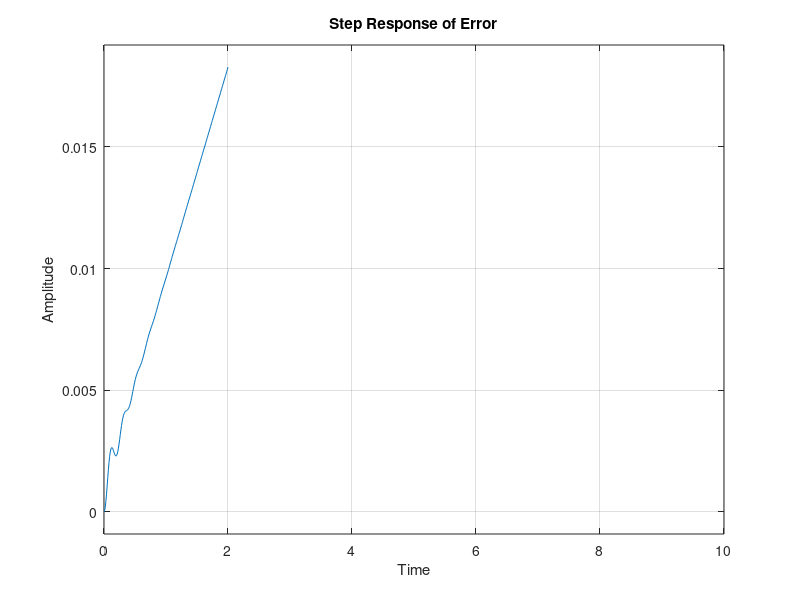

Reproduce this figure in MATLAB.
clc;
clear all;
close all;

K=23.1;
T=0.12;
Kp=5;
Ki=0;
Kd=0;

s=tf('s');
T=K*(Kp*s+Ki)/((T*(s^3))+((1+K*Kd)*(s^2))+(K*Kp*s)+(K*Ki));
r=1/(s^2);
y=T*r;
E=r-y;
step(E);
xlim([0 10]);
ylabel('Amplitude');
xlabel('Time');
title('Step Response of Error');
